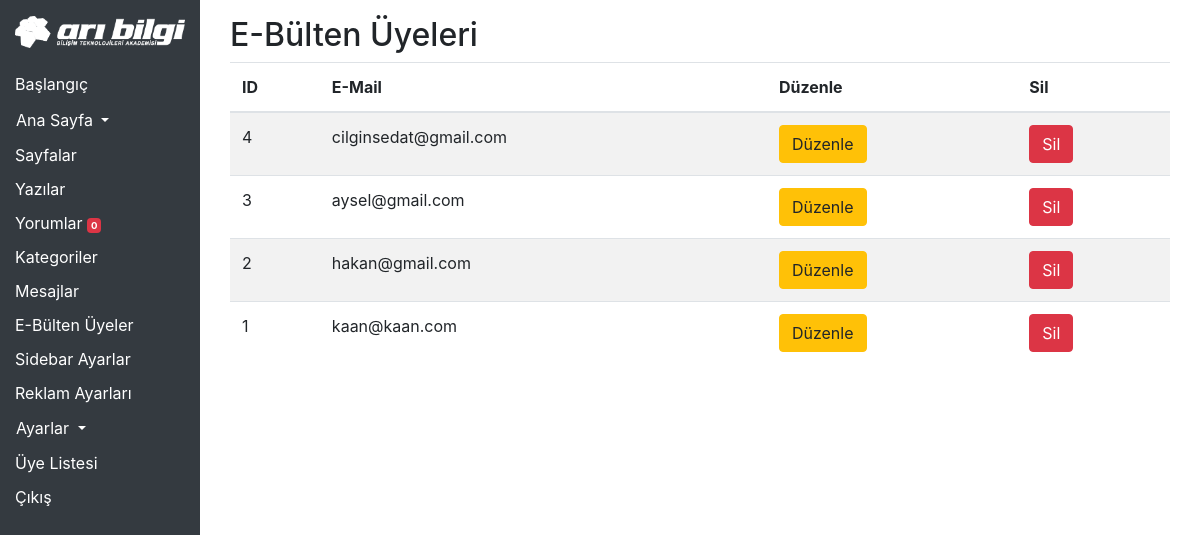
Page /admin/ebultenuye.php (signed in) on the committed database.
### tables this page shows
CREATE TABLE IF NOT EXISTS `ebulten` (
  `id` int(11) NOT NULL AUTO_INCREMENT,
  `ebulten` varchar(150) NOT NULL,
  PRIMARY KEY (`id`)
);

### admin/ebultenuye.php (the view)
<?php require_once('header.php'); ?>
<section id="ebultenuye">
    <div class="container">
        <div class="row">
            <div class="col-12">
                <h2>E-Bülten Üyeleri</h2>
            </div>
            <div class="col-12">
                <table class="table table-striped">
                    <thead>
                        <tr>
                            <th>ID</th>
                            <th>E-Mail</th>
                            <th>Düzenle</th>
                            <th>Sil</th>
                        </tr>
                    </thead>
                    <tbody>
                        <?php
                        $sorgu = $db->prepare('select * from ebulten order by id desc');
                        $sorgu->execute();
                        if ($sorgu->rowCount()) {
                            foreach ($sorgu as $satir) {
                        ?>
                                <tr>
                                    <td><?php echo $satir['id']; ?></td>
                                    <td><?php echo $satir['ebulten']; ?></td>
                                    <td><a href="ebultenuyeduzenle.php?id=<?php echo $satir['id']; ?>"><button class="btn btn-warning">Düzenle</button></a></td>
                                    <td><a href="ebultenuyesil.php?id=<?php echo $satir['id']; ?>"><button class="btn btn-danger">Sil</button></a></td>
                                </tr>
                        <?php
                            }
                        }
                        ?>
                    </tbody>
                </table>
            </div>
        </div>
    </div>
</section>
<?php require_once('footer.php'); ?>

### rows in the picture
ebulten: id "4", ebulten "cilginsedat@gmail.com"
ebulten: id "3", ebulten "aysel@gmail.com"
ebulten: id "2", ebulten "hakan@gmail.com"
ebulten: id "1", ebulten "kaan@kaan.com"

### other values in the picture
$yeni_yorum "0"
